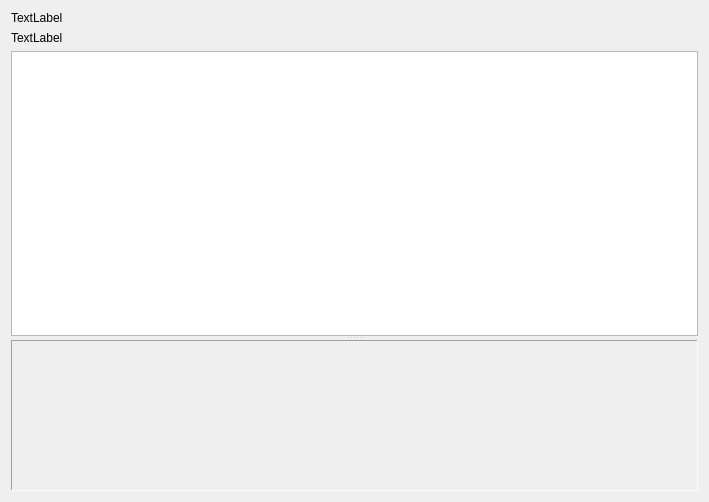
<?xml version="1.0" encoding="UTF-8"?>
<ui version="4.0">
 <class>FileHistoryWindow</class>
 <widget class="QDialog" name="FileHistoryWindow">
  <property name="geometry">
   <rect>
    <x>0</x>
    <y>0</y>
    <width>709</width>
    <height>502</height>
   </rect>
  </property>
  <property name="windowTitle">
   <string>Dialog</string>
  </property>
  <layout class="QVBoxLayout" name="verticalLayout">
   <item>
    <widget class="QLabel" name="label_repo">
     <property name="text">
      <string>TextLabel</string>
     </property>
    </widget>
   </item>
   <item>
    <widget class="QLabel" name="label_path">
     <property name="text">
      <string>TextLabel</string>
     </property>
    </widget>
   </item>
   <item>
    <widget class="QSplitter" name="splitter">
     <property name="orientation">
      <enum>Qt::Vertical</enum>
     </property>
     <property name="childrenCollapsible">
      <bool>false</bool>
     </property>
     <widget class="QTableWidget" name="tableWidget_log">
      <property name="editTriggers">
       <set>QAbstractItemView::NoEditTriggers</set>
      </property>
      <property name="selectionMode">
       <enum>QAbstractItemView::SingleSelection</enum>
      </property>
      <property name="selectionBehavior">
       <enum>QAbstractItemView::SelectRows</enum>
      </property>
      <attribute name="horizontalHeaderHighlightSections">
       <bool>false</bool>
      </attribute>
      <attribute name="horizontalHeaderStretchLastSection">
       <bool>true</bool>
      </attribute>
      <attribute name="verticalHeaderVisible">
       <bool>false</bool>
      </attribute>
     </widget>
     <widget class="QFrame" name="frame">
      <property name="frameShape">
       <enum>QFrame::Panel</enum>
      </property>
      <property name="frameShadow">
       <enum>QFrame::Sunken</enum>
      </property>
      <layout class="QHBoxLayout" name="horizontalLayout_2">
       <property name="spacing">
        <number>0</number>
       </property>
       <property name="leftMargin">
        <number>0</number>
       </property>
       <property name="topMargin">
        <number>0</number>
       </property>
       <property name="rightMargin">
        <number>0</number>
       </property>
       <property name="bottomMargin">
        <number>0</number>
       </property>
       <item>
        <widget class="FileDiffWidget" name="widget_diff_view" native="true">
         <property name="minimumSize">
          <size>
           <width>0</width>
           <height>100</height>
          </size>
         </property>
        </widget>
       </item>
      </layout>
     </widget>
    </widget>
   </item>
  </layout>
 </widget>
 <customwidgets>
  <customwidget>
   <class>FileDiffWidget</class>
   <extends>QWidget</extends>
   <header>FileDiffWidget.h</header>
   <container>1</container>
  </customwidget>
 </customwidgets>
 <resources/>
 <connections/>
</ui>
